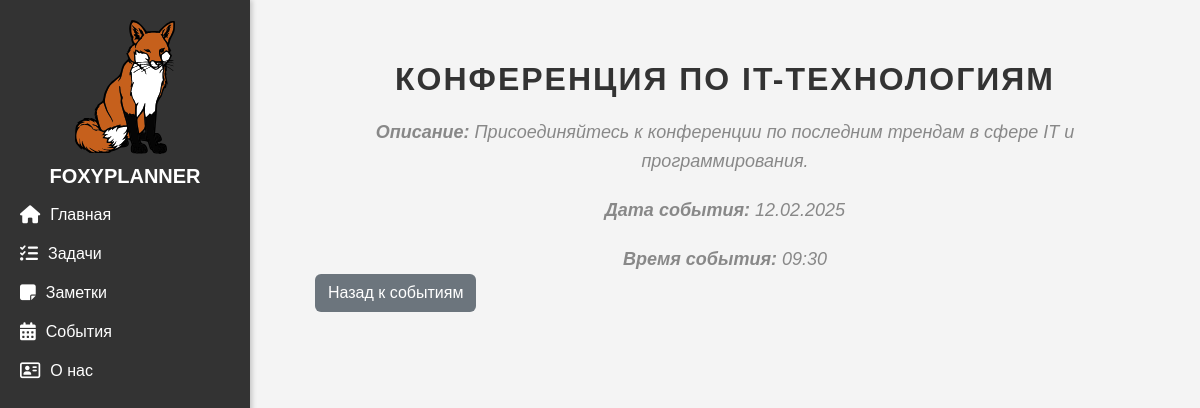
The page /events/3 on the database as committed earlier.
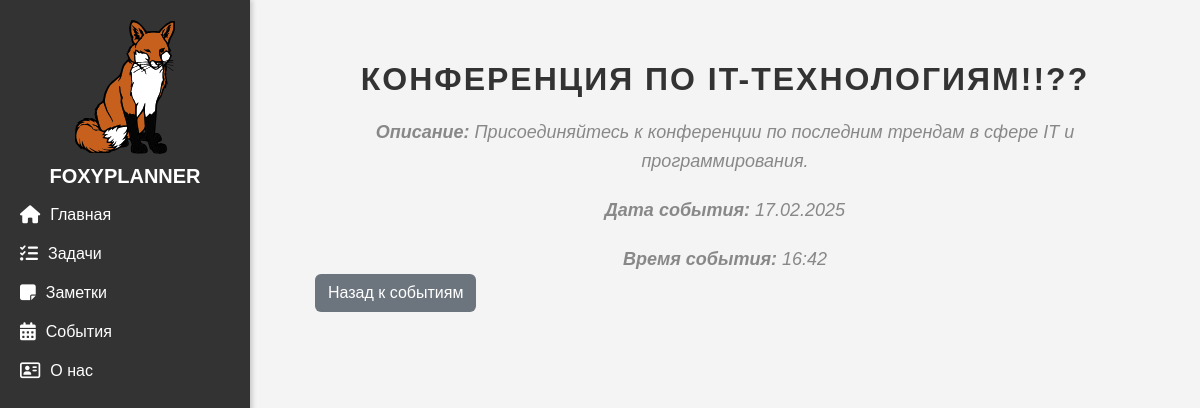
The same page on the database as committed later.
### events/models.py (models this page shows, shortened)
class Articles(models.Model):
    title = models.CharField(max_length=200, verbose_name="Название события")
    description = models.TextField(verbose_name="Полное описание")
    published_date = models.DateTimeField(verbose_name="Дата публикации")
    class Meta:
        verbose_name = "Событие"
        verbose_name_plural = "События"

### events/views.py (the view)
# urls.py: path('<int:pk>', views.EventDetailView.as_view(), name = 'event_detail'),
class EventDetailView(DetailView):
    model = Articles
    template_name = 'events/detail_view.html'
    context_object_name = 'event'

### events/templates/events/detail_view.html (shortened to what this page needs)
{% extends 'main/layout.html' %}
{% block content %}
<h1>{{ event.title }}</h1>
<div class="event-detail">
    <p><strong>Описание:</strong> {{ event.description }}</p>
    <p><strong>Дата события:</strong> {{ event.published_date|date:"d.m.Y" }}</p>
    <p><strong>Время события:</strong> {{ event.published_date|date:"H:i" }}</p>
</div>
<div class="back-container">
    <a href="{% url 'events_home' %}" class="btn btn-back">Назад к событиям</a>
</div>
{% endblock %}

### main/templates/main/layout.html (shortened to what this page needs)
{%load static%}
<!DOCTYPE html>
<html lang="ru">
<head>
    <link rel="stylesheet" href="https://cdn.jsdelivr.net/npm/bootstrap@5.3.3/dist/css/bootstrap.min.css">
    <link rel="stylesheet" href = "{% static 'main/css/main.css' %}">
    <link rel="stylesheet" href="https://cdnjs.cloudflare.com/ajax/libs/font-awesome/6.5.1/css/all.min.css">
</head>
<body>
    <aside>
        <img src="{% static 'main/img/fox.svg' %}" alt="Logo" style="width: 100px; height: auto;">
        <h3>FoxyPlanner</h3>
        <ul>
            <li><a href={% url 'home' %}><i class="fa-solid fa-house"></i> Главная</a></li>
            <li><a href={% url 'tasks' %}><i class="fa-solid fa-list-check"></i> Задачи</a></li>
            <li><a href={% url 'notes' %}><i class="fa-solid fa-note-sticky"></i> Заметки</a></li>
            <li><a href={% url 'events_home' %}><i class="fa-solid fa-calendar-days"></i> События</a></li>
            <li><a href={% url 'about' %}><i class="fa-regular fa-address-card"></i> О нас</a></li>
        </ul>
    </aside>
    <main>
        <div class="content-container">
        {% block content%}
        {% endblock %}
        </div>
    </main>
</body>
</html>

### main/static/main/css/main.css (style rules this page uses)
body { font-family: Arial, sans-serif; margin: 0; padding: 0; display: flex; background-color: #f4f4f4; }
aside { width: 250px; background-color: #333; color: white; padding: 20px; height: 100vh; box-shadow: 2px 0 5px rgba(0, 0, 0, 0.2); position: fixed; top: 0; left: 0; overflow-y: auto; }
aside img { display: block; margin: 0 auto; width: 80px; height: auto; }
aside h3 { text-align: center; margin-top: 10px; }
aside ul { list-style: none; padding: 0; }
aside ul li { margin: 15px 0; }
aside ul li a { text-decoration: none; color: white; font-size: 16px; display: flex; align-items: center; gap: 10px; transition: 0.3s; }
aside ul li a i { font-size: 18px; }
main { flex: 1; padding: 20px; }
h1 { color: #333; text-align: center; }
p { font-size: 16px; line-height: 1.5; color: #555; }
main { animation: fadeIn 0.5s ease-in-out; }
aside ul li a { text-decoration: none; color: white; font-size: 16px; display: flex; align-items: center; gap: 10px; transition: color 0.3s ease, transform 0.2s ease; }
h1, h2, h3 { font-family: 'Arial', sans-serif; color: #333; text-align: center; font-weight: bold; }
h1 { font-size: 32px; margin-bottom: 15px; text-transform: uppercase; letter-spacing: 2px; }
h3 { font-size: 22px; margin-bottom: 8px; color: #555; }
aside h3 { color: #ffffff; font-size: 20px; font-weight: bold; text-transform: uppercase; margin-bottom: 15px; }
p { font-size: 18px; line-height: 1.6; color: #666; text-align: justify; max-width: 800px; margin: 0 auto; }
main { padding: 20px; }
.content-container { max-width: 900px; margin: 0 auto; padding: 40px; }
aside { width: 250px; background-color: #333; color: white; padding: 20px; height: 100vh; box-shadow: 2px 0 5px rgba(0, 0, 0, 0.2); position: fixed; top: 0; left: 0; overflow-y: auto; transition: transform 0.3s ease-in-out; }
main { flex: 1; padding: 20px; margin-left: 250px; transition: margin-left 0.3s ease-in-out; }
p { text-align: center; font-size: 18px; color: #888; margin-top: 20px; font-style: italic; }
.btn-back { background-color: #6c757d; color: white; }

Rows that differ between the two databases and show on the page:
changed Articles: title "КОНФЕРЕНЦИЯ ПО IT-ТЕХНОЛОГИЯМ" → "КОНФЕРЕНЦИЯ ПО IT-ТЕХНОЛОГИЯМ!!??"; published_date "12.02.2025" → "17.02.2025"; published_date "09:30" → "16:42"
